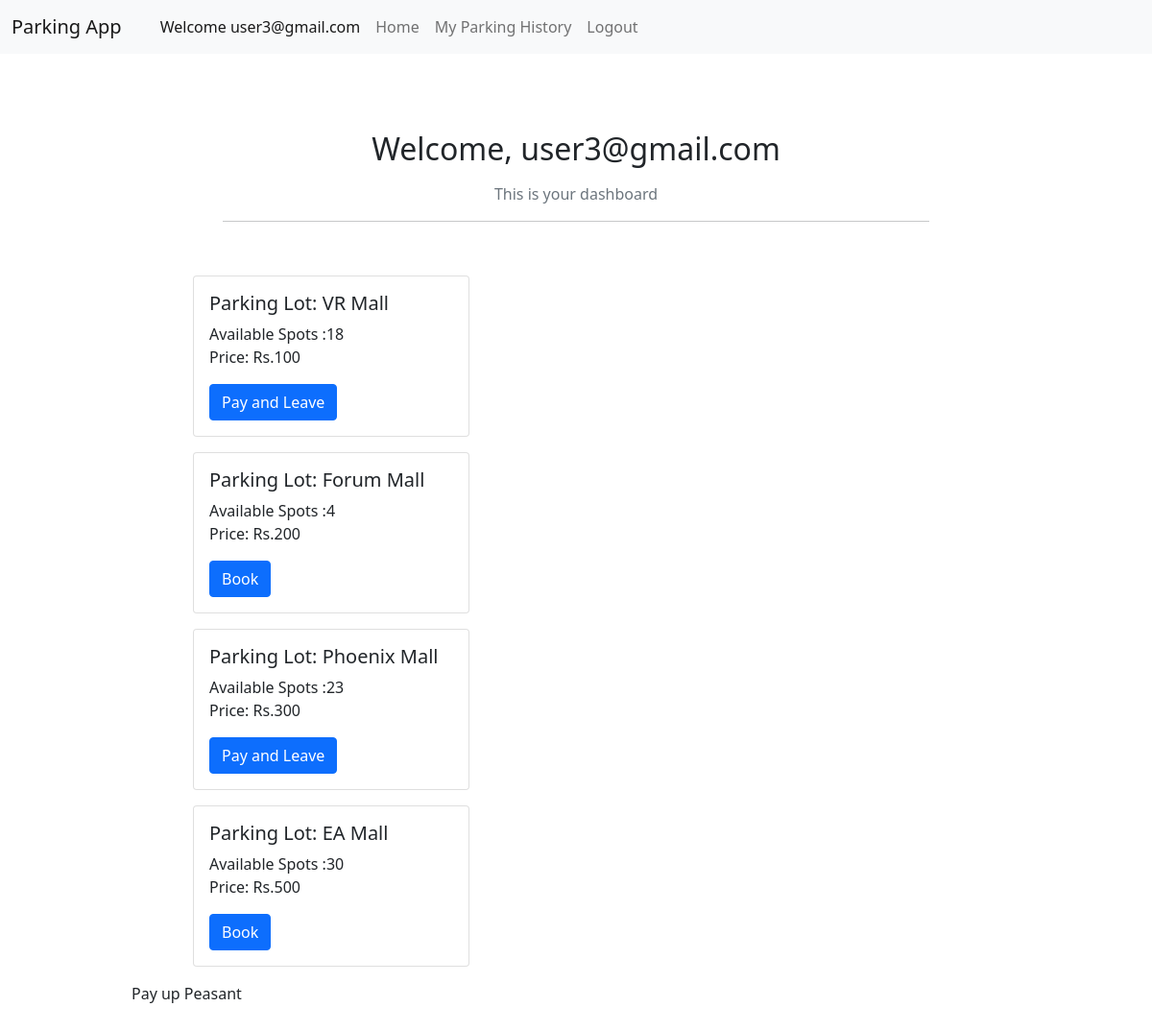
Page / (signed in) on the committed database.
### pyfiles/models.py (models this page shows)
class User(db.Model):
    __tablename__ = 'user'
    id = db.Column(db.Integer, primary_key=True)
    email = db.Column(db.String(120), nullable=False)
    password = db.Column(db.String(200), nullable=False)
    roles = db.relationship('Role', secondary='user_role', backref='users')

class ParkingLot(db.Model):
    __tablename__ = 'parking_lot'
    id = db.Column(db.Integer, primary_key=True)
    name = db.Column(db.String(120), unique=True, nullable=False)
    price = db.Column(db.Integer, nullable=False)
    address = db.Column(db.String(500), nullable=False)
    pin_code = db.Column(db.String(6), nullable=False)
    max_num_spots = db.Column(db.Integer, nullable=False)
    parkingspot = db.relationship('ParkingSpot', backref='lot',cascade='all, delete-orphan',single_parent=True)

### pyfiles/routes.py (the view)
@app.route('/')
def home():
    lots = ParkingLot.query.all()
    available_lots = {}
    parking_cost = {}
    active_registration={}
    user = User.query.filter_by(email = session.get('email')).first()
    for lot in lots:
        available_spots = [spot for spot in lot.parkingspot if spot.status == 'A']
        available_lots[lot.id] = len(available_spots)
        parking_cost[lot.id] = lot.price
    if user:
        reservation = ReserveParkingSpot.query.join(ParkingSpot).filter(
            ReserveParkingSpot.user_id == user.id,
            ReserveParkingSpot.leaving_timestamp ==None
        ).all()
        for res in reservation:
            active_registration[res.spot.lot_id] = res
    return render_template('home.html', lots=lots, available_lots=available_lots,
                            parking_cost=parking_cost,active_registration=active_registration,
                         user = user)

### templates/home.html
{% extends 'index.html' %} {% block title %} Home {% endblock %} {% block
content %}
<div class="container py-5">
  {% if session.get('email') %}
  <div class="row justify-content-center mb-4">
    <div class="col-md-8 text-center">
      <h2 class="mb-3">Welcome, {{ session['email'] }}</h2>
      <p class="text-muted">This is your dashboard</p>
      <hr />
    </div>
  </div>
  <div class="row justify-content-center">
    <div class="col-md-10">
      {% if 'admin' in session.get('roles', []) %}
      {% include 'admin_dashboard.html' %}
      <div class="alert alert-warning text-center mt-4" role="alert"></div>
      {% else %}
      {% include 'user_dashboard.html' %}
      <p>Pay up Peasant</p>
      {% endif %}
    </div>
  </div>
  {% else %}
  <div class="alert alert-danger text-center mt-5" role="alert">
    You are not logged in. Please <a href="{{ url_for('login') }}">login</a> to
    view the dashboard.
  </div>
  {% endif %}
</div>
{% endblock %}

### templates/navbar.html (shortened to what this page needs)
<nav class="navbar navbar-expand-lg navbar-light bg-light">
  <div class="container-fluid">
    <a class="navbar-brand" href="#">Parking App</a>
    <div class="collapse navbar-collapse" id="navbarSupportedContent">
      <ul class="navbar-nav me-auto mb-2 mb-lg-0">
        <a class ='nav-link active' aria-current="page" href=></a>
        {% if session.get('email') %}
          {% if 'admin' in session.get('roles') %}
          <li class="nav-item">
            <a class="nav-link active" aria-current="page" href="#"
              >Welcome {{ session['email'] }}</a
            >
            </li>
          <li class="nav-item">
            <a class="nav-link" href="{{url_for('home')}}">Home</a>
          </li>
          <li class="nav-item">
            <a class="nav-link" href="{{url_for('add_lot')}}">Add Lot</a>
          </li>
          <li class="nav-item">
            <a class="nav-link" href="{{url_for('admin_summary')}}">User Summary</a>
          </li>
            <li class="nav-item">
            <a class="nav-link" href="/logout">Logout</a>
          </li>
          {% else %}
          <li class="nav-item">
            <a class="nav-link active" aria-current="page" href="#"
              >Welcome {{ session['email'] }}</a
            >
            </li>
          <li class="nav-item">
            <a class="nav-link" href="{{url_for('home')}}">Home</a>
          </li>
           <li class="nav-item">
            <a class="nav-link" href="{{url_for('my_summary')}}">My Parking History</a>
          </li>
            <li class="nav-item">
            <a class="nav-link" href="/logout">Logout</a>
          </li>
          {% endif %}
        {% endif %}
      </ul>
    </div>
  </div>
</nav>

### templates/user_dashboard.html
<div class="container-fluid">
  {% for lot in lots %}
  <div class="container-fluid">
    <div class="card m-3" style="width: 18rem">
      <div class="card-body">
        <h5 class="card-title">Parking Lot: {{ lot.name }}</h5>
        <p class="card-text">
          Available Spots :{{ available_lots[lot.id] }}
          <br />
          Price: Rs.{{ parking_cost[lot.id] }}
        </p>
        {% if active_registration[lot.id] %}
        <a
          href="{{ url_for('pay_and_leave',reservation_id = active_registration[lot.id].id) }}"
          class="btn btn-primary"
          >Pay and Leave
        </a>
        {% else %}
        <a
          href="{{ url_for('book_spot',
          lot_id=lot.id,
          spots_available = available_lots[lot.id],
          parking_rate=parking_cost[lot.id]) }}"
          class="btn btn-primary"
          >Book</a
        >
        {% endif %}
      </div>
    </div>
  </div>
  {% endfor %}
</div>

### rows in the picture
User: email "user3@gmail.com"
ParkingLot: name "VR Mall", available_lots "18", price "100"
ParkingLot: name "Forum Mall", available_lots "4", price "200"
ParkingLot: name "Phoenix Mall", available_lots "23", price "300"
ParkingLot: name "EA Mall", max_num_spots "30", price "500"
